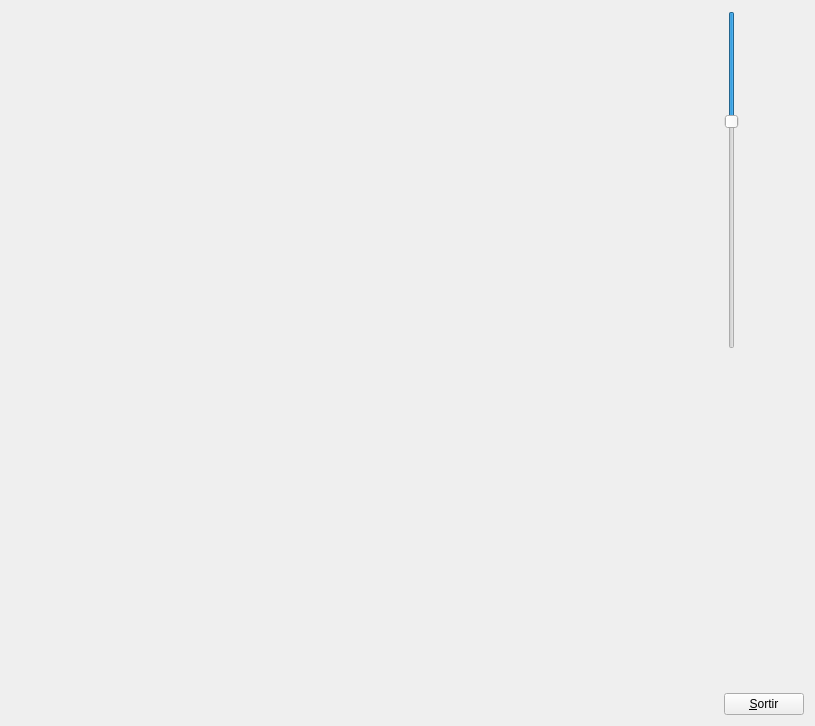
<?xml version="1.0" encoding="UTF-8"?>
<ui version="4.0">
 <class>MyForm</class>
 <widget class="QWidget" name="MyForm">
  <property name="geometry">
   <rect>
    <x>0</x>
    <y>0</y>
    <width>815</width>
    <height>726</height>
   </rect>
  </property>
  <property name="windowTitle">
   <string>Form</string>
  </property>
  <layout class="QHBoxLayout" name="horizontalLayout">
   <item>
    <widget class="MyGLWidget" name="widget" native="true">
     <property name="sizePolicy">
      <sizepolicy hsizetype="Expanding" vsizetype="Expanding">
       <horstretch>0</horstretch>
       <verstretch>0</verstretch>
      </sizepolicy>
     </property>
    </widget>
   </item>
   <item>
    <layout class="QVBoxLayout" name="verticalLayout">
     <item>
      <widget class="QSlider" name="verticalSlider">
       <property name="minimum">
        <number>1</number>
       </property>
       <property name="maximum">
        <number>310</number>
       </property>
       <property name="value">
        <number>100</number>
       </property>
       <property name="orientation">
        <enum>Qt::Vertical</enum>
       </property>
       <property name="invertedAppearance">
        <bool>true</bool>
       </property>
       <property name="invertedControls">
        <bool>false</bool>
       </property>
      </widget>
     </item>
     <item>
      <spacer name="verticalSpacer">
       <property name="orientation">
        <enum>Qt::Vertical</enum>
       </property>
       <property name="sizeHint" stdset="0">
        <size>
         <width>20</width>
         <height>40</height>
        </size>
       </property>
      </spacer>
     </item>
     <item>
      <widget class="QPushButton" name="pushButton">
       <property name="sizePolicy">
        <sizepolicy hsizetype="Fixed" vsizetype="Fixed">
         <horstretch>0</horstretch>
         <verstretch>0</verstretch>
        </sizepolicy>
       </property>
       <property name="text">
        <string>&amp;Sortir</string>
       </property>
      </widget>
     </item>
    </layout>
   </item>
  </layout>
 </widget>
 <customwidgets>
  <customwidget>
   <class>MyGLWidget</class>
   <extends>QWidget</extends>
   <header>MyGLWidget.h</header>
   <container>1</container>
   <slots>
    <signal>sincSlide(int)</signal>
    <slot>zoomCam(int)</slot>
   </slots>
  </customwidget>
 </customwidgets>
 <resources/>
 <connections>
  <connection>
   <sender>pushButton</sender>
   <signal>clicked()</signal>
   <receiver>MyForm</receiver>
   <slot>close()</slot>
   <hints>
    <hint type="sourcelabel">
     <x>804</x>
     <y>715</y>
    </hint>
    <hint type="destinationlabel">
     <x>814</x>
     <y>529</y>
    </hint>
   </hints>
  </connection>
  <connection>
   <sender>verticalSlider</sender>
   <signal>valueChanged(int)</signal>
   <receiver>widget</receiver>
   <slot>zoomCam(int)</slot>
   <hints>
    <hint type="sourcelabel">
     <x>734</x>
     <y>295</y>
    </hint>
    <hint type="destinationlabel">
     <x>673</x>
     <y>440</y>
    </hint>
   </hints>
  </connection>
  <connection>
   <sender>widget</sender>
   <signal>sincSlide(int)</signal>
   <receiver>verticalSlider</receiver>
   <slot>setValue(int)</slot>
   <hints>
    <hint type="sourcelabel">
     <x>695</x>
     <y>523</y>
    </hint>
    <hint type="destinationlabel">
     <x>734</x>
     <y>189</y>
    </hint>
   </hints>
  </connection>
 </connections>
</ui>
